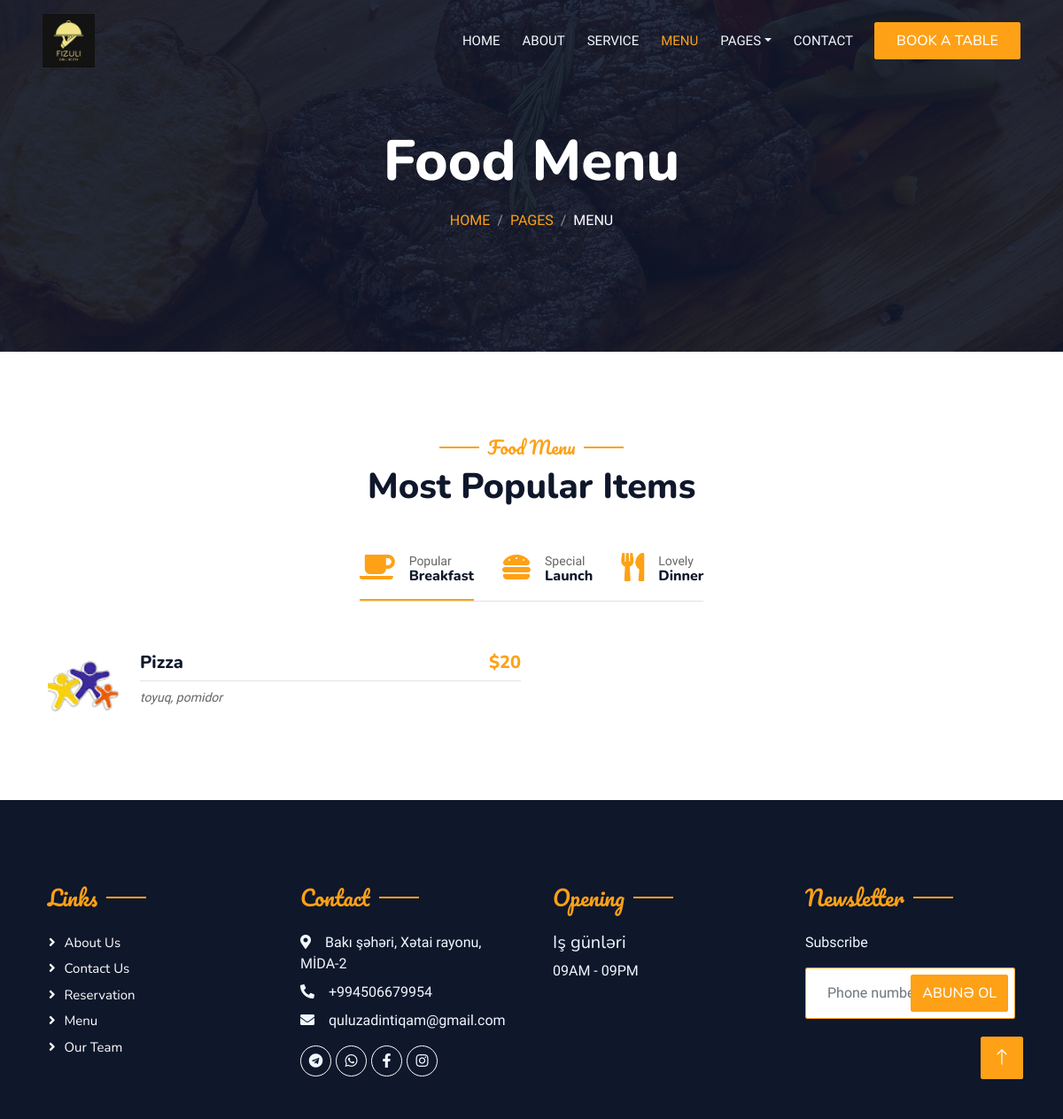
The app's page /menu/, older data.
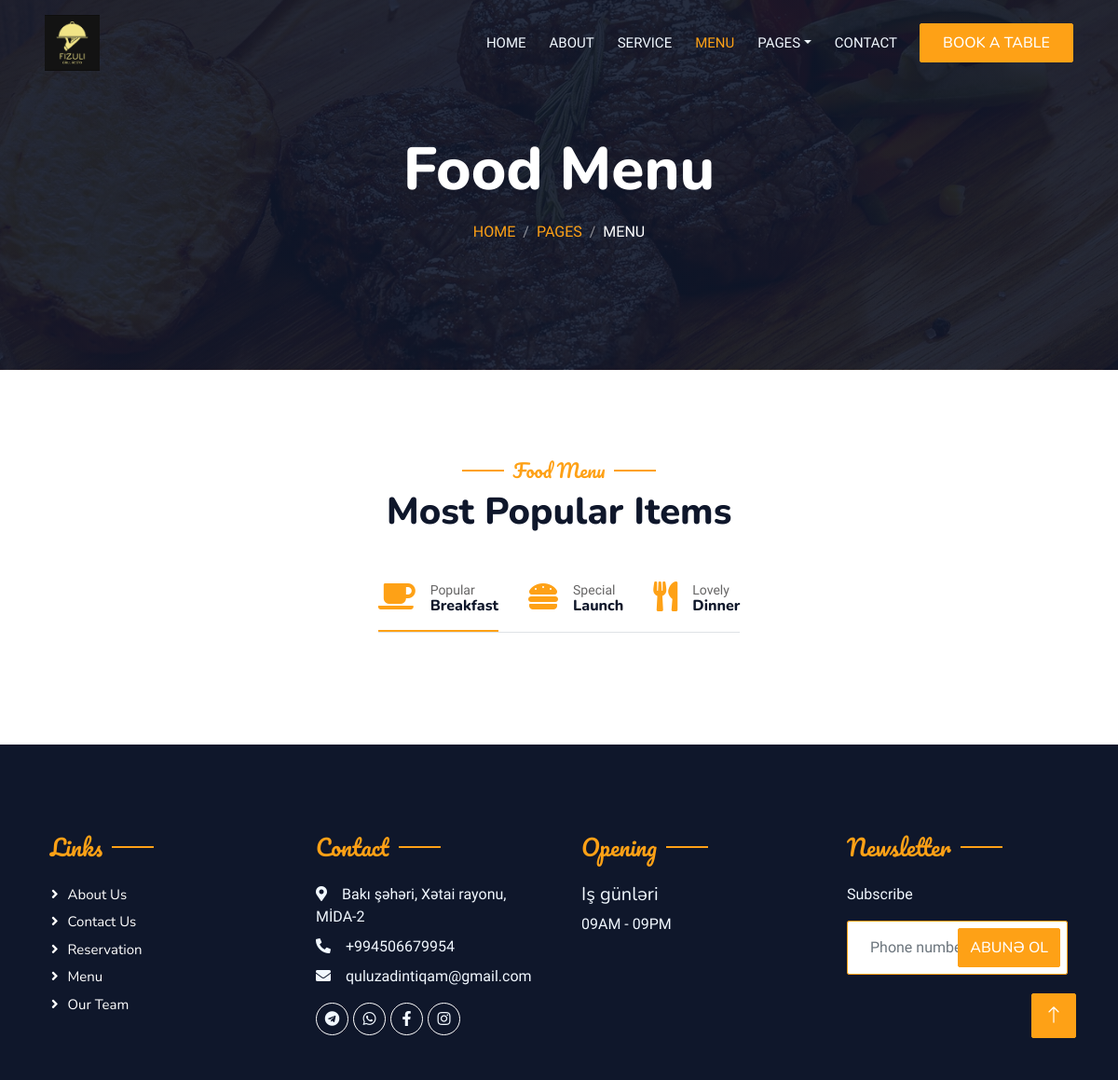
The same page, newer data.
### restaurant/models.py (models this page shows, shortened)
class MainDetails(DateMixin, SlugMixin):
    location = models.TextField(verbose_name="Ünvan")
    phone_number = models.TextField(verbose_name="Əlaqə nömrəsi")
    email = models.EmailField(verbose_name="E-mail")
    working_time = models.TextField(verbose_name="İş vaxtları")
    logo = models.ImageField(upload_to=Uploader.upload_photo_for_logo, verbose_name="Saytın loqosu")
    video_url = models.TextField(verbose_name="Video linki", null=True, blank=True)
    class Meta:
        ordering = ("-created_at",)
        verbose_name = "Əsas məlumat"
        verbose_name_plural = "Əsas məlumatlar"

class Menu(DateMixin, SlugMixin):
    category = models.ForeignKey(Category, on_delete=models.SET_NULL, null=True, blank=True)
    image = models.ImageField(upload_to=Uploader.upload_photo_for_menu, verbose_name="Yeməyin şəkili",
                              help_text="80x80")
    food_name = models.CharField(max_length=255, verbose_name="Yeməyin adı")
    receipt = models.CharField(max_length=255, verbose_name="Yeməyin tərkibi")
    price = models.CharField(max_length=255, verbose_name="Yeməyin qiyməti")
    class Meta:
        ordering = ("-created_at",)
        verbose_name = "Menyu"
        verbose_name_plural = "Menyu"

class SocialMedia(DateMixin, SlugMixin):
    social_media = models.CharField(max_length=255, choices=SOCIAL_CHOICES, verbose_name="Sosial media")
    link = models.TextField(verbose_name="Sosial media linki")
    class Meta:
        ordering = ("-created_at", )
        verbose_name = "Sosial media hesab"
        verbose_name_plural = "Sosial media hesabları"

### restaurant/views.py (the view)
# urls.py: path("menu/", menu_view, name='menu'),
def menu_view(request):
    foods = Menu.objects.order_by("-created_at").filter(category__name='Popular Breakfast')
    context = {
        "foods": foods,
    }
    return render(request, "menu.html", context)

### restaurant/context_processors.py (called while the page is built)
def total_view(request):
    myvalue = request.POST.get("subscribe")
    if myvalue:
        obj = Subscribe(phone_number=myvalue)
        obj.save()
    details = MainDetails.objects.first()
    socials = SocialMedia.objects.all()
    return {"details": details, "socials": socials}

### templates/menu.html (shortened to what this page needs)
{% extends 'base.html' %}
{% load static %}
{% block body %}
            <div class="container-xxl py-5 bg-dark hero-header mb-5">
                <div class="container text-center my-5 pt-5 pb-4">
                    <h1 class="display-3 text-white mb-3 animated slideInDown">Food Menu</h1>
                    <nav aria-label="breadcrumb">
                        <ol class="breadcrumb justify-content-center text-uppercase">
                            <li class="breadcrumb-item"><a href="#">Home</a></li>
                            <li class="breadcrumb-item"><a href="#">Pages</a></li>
                            <li class="breadcrumb-item text-white active" aria-current="page">Menu</li>
                        </ol>
                    </nav>
                </div>
            </div>
        </div>
        <div class="container-xxl py-5">
            <div class="container">
                <div class="text-center wow fadeInUp" data-wow-delay="0.1s">
                    <h5 class="section-title ff-secondary text-center text-primary fw-normal">Food Menu</h5>
                    <h1 class="mb-5">Most Popular Items</h1>
                </div>
                <div class="tab-class text-center wow fadeInUp" data-wow-delay="0.1s">
                    <ul class="nav nav-pills d-inline-flex justify-content-center border-bottom mb-5">
                        <li class="nav-item">
                            <a class="d-flex align-items-center text-start mx-3 ms-0 pb-3 active" data-bs-toggle="pill" href="#tab-1">
                                <i class="fa fa-coffee fa-2x text-primary"></i>
                                <div class="ps-3">
                                    <small class="text-body">Popular</small>
                                    <h6 class="mt-n1 mb-0">Breakfast</h6>
                                </div>
                            </a>
                        </li>
                        <li class="nav-item">
                            <a class="d-flex align-items-center text-start mx-3 pb-3" data-bs-toggle="pill" href="#tab-2">
                                <i class="fa fa-hamburger fa-2x text-primary"></i>
                                <div class="ps-3">
                                    <small class="text-body">Special</small>
                                    <h6 class="mt-n1 mb-0">Launch</h6>
                                </div>
                            </a>
                        </li>
                        <li class="nav-item">
                            <a class="d-flex align-items-center text-start mx-3 me-0 pb-3" data-bs-toggle="pill" href="#tab-3">
                                <i class="fa fa-utensils fa-2x text-primary"></i>
                                <div class="ps-3">
                                    <small class="text-body">Lovely</small>
                                    <h6 class="mt-n1 mb-0">Dinner</h6>
                                </div>
                            </a>
                        </li>
                    </ul>
                    <div class="tab-content">
                        <div id="tab-1" class="tab-pane fade show p-0 active">
                            <div class="row g-4">
                                {% for i in foods %}
                                <div class="col-lg-6">
                                    <div class="d-flex align-items-center">
                                        <img class="flex-shrink-0 img-fluid rounded" alt="" style="width: 80px;" src="{{i.image.url}}">
                                        <div class="w-100 d-flex flex-column text-start ps-4">
                                            <h5 class="d-flex justify-content-between border-bottom pb-2">
                                                <span>{{i.food_name}}</span>
                                                <span class="text-primary">${{i.price}}</span>
                                            </h5>
                                            <small class="fst-italic">{{i.receipt}}</small>
                                        </div>
                                    </div>
                                </div>
                                {% endfor %}
                            </div>
                        </div>
                    </div>
                </div>
            </div>
        </div>
       {% endblock body %}

### templates/base.html (shortened to what this page needs)
{% load static %}
<!DOCTYPE html>
<html lang="en">
<head>
    <link href="https://cdnjs.cloudflare.com/ajax/libs/font-awesome/5.10.0/css/all.min.css" rel="stylesheet">
    <link href="https://cdn.jsdelivr.net/npm/bootstrap-icons@1.4.1/font/bootstrap-icons.css" rel="stylesheet">
    <link href="{% static 'lib/animate/animate.min.css' %}" rel="stylesheet">
    <link href="{% static 'lib/owlcarousel/assets/owl.carousel.min.css' %}" rel="stylesheet">
    <link href="{% static 'lib/tempusdominus/css/tempusdominus-bootstrap-4.min.css' %}" rel="stylesheet" />
    <link rel="stylesheet" href="https://cdnjs.cloudflare.com/ajax/libs/bootstrap/5.3.2/css/bootstrap.min.css" />
    <link href="{% static 'css/bootstrap.min.css' %}" rel="stylesheet">
    <link href="{% static 'css/style.css' %}" rel="stylesheet">
</head>
<body>
    <div class="container-xxl bg-white p-0">
        <div class="container-xxl position-relative p-0">
            <nav class="navbar navbar-expand-lg navbar-dark bg-dark px-4 px-lg-5 py-3 py-lg-0">
                <a href="{% url 'home' %}" class="navbar-brand p-0">
                    <h1 class="text-primary m-0"><img src="{{details.logo.url}}" alt=""></h1>
                </a>
                <div class="collapse navbar-collapse" id="navbarCollapse">
                    <div class="navbar-nav ms-auto py-0 pe-4">
                        <a href="{% url 'home' %}" class="nav-item nav-link {% if request.path == '/' %}  active {% endif %}">Home</a>
                        <a href="{% url 'about' %}" class="nav-item nav-link {% if request.path == '/about/' %}  active {% endif %}">About</a>
                        <a href="{% url 'service' %}" class="nav-item nav-link {% if request.path == '/service/' %}  active {% endif %}">Service</a>
                        <a href="{% url 'menu' %}" class="nav-item nav-link {% if request.path == '/menu/' %}  active {% endif %}">Menu</a>
                        <div class="nav-item dropdown">
                            <a href="#" class="nav-link dropdown-toggle" data-bs-toggle="dropdown">Pages</a>
                        </div>
                        <a href="{% url 'contact' %}" class="nav-item nav-link {% if request.path == '/contact/' %}  active {% endif %}">Contact</a>
                    </div>
                    <a href="{% url 'booking' %}" class="btn btn-primary py-2 px-4">Book A Table</a>
                </div>
            </nav>
            {% block body %}
            {% endblock body %}
        <div class="container-fluid bg-dark text-light footer pt-5 mt-5 wow fadeIn" data-wow-delay="0.1s">
            <div class="container py-5">
                <div class="row g-5">
                    <div class="col-lg-3 col-md-6">
                        <h4 class="section-title ff-secondary text-start text-primary fw-normal mb-4">Links</h4>
                        <a class="btn btn-link" href="{% url 'about' %}">About Us</a>
                        <a class="btn btn-link" href="{% url 'contact' %}">Contact Us</a>
                        <a class="btn btn-link" href="{% url 'booking' %}">Reservation</a>
                        <a class="btn btn-link" href="{% url 'menu' %}">Menu</a>
                        <a class="btn btn-link" href="{% url 'team' %}">Our Team</a>
                    </div>
                    <div class="col-lg-3 col-md-6">
                        <h4 class="section-title ff-secondary text-start text-primary fw-normal mb-4">Contact</h4>
                        <p class="mb-2"><i class="fa fa-map-marker-alt me-3"></i>{{details.location}}</p>
                        <p class="mb-2"><i class="fa fa-phone-alt me-3"></i>{{details.phone_number}}</p>
                        <p class="mb-2"><i class="fa fa-envelope me-3"></i>{{details.email}}</p>
                        <div class="d-flex pt-2">
                           {% for s in socials %}
                            {% if s.social_media == 'wp' %}
                            <a class="btn btn-outline-light btn-social" href="https://wa.me/{{s.link}}"><i class="fab fa-whatsapp"></i></a>
                            {% endif %}
                            {% if s.social_media == 'insta' %}
                            <a class="btn btn-outline-light btn-social" href="https://{{s.link}}"><i class="fab fa-instagram"></i></a>
                            {% endif %}
                            {% if s.social_media == 'telegram' %}
                            <a class="btn btn-outline-light btn-social" href="https://t.me/{{s.link}}"><i class="fab fa-telegram"></i></a>
                            {% endif %}
                            {% if s.social_media == 'fb' %}
                            <a class="btn btn-outline-light btn-social" href="https://{{s.link}}"><i class="fab fa-facebook-f"></i></a>
                            {% endif %}
                            {% endfor %}
                        </div>
                    </div>
                    <div class="col-lg-3 col-md-6">
                        <h4 class="section-title ff-secondary text-start text-primary fw-normal mb-4">Opening</h4>
                        <h5 class="text-light fw-normal">Iş günləri</h5>
                        <p>{{details.working_time}}</p>
                    </div>
                    <div class="col-lg-3 col-md-6">
                        <h4 class="section-title ff-secondary text-start text-primary fw-normal mb-4">Newsletter</h4>
                        <p>Subscribe</p>
                        <div class="position-relative mx-auto" style="max-width: 400px;">
                            <form method="post">
                            <button type="submit" class="btn btn-primary py-2 position-absolute top-0 end-0 mt-2 me-2">Abunə ol</button>
                       </form>
                        </div>
                    </div>
                </div>
            </div>
        </div>
        <a href="#" class="btn btn-lg btn-primary btn-lg-square back-to-top"><i class="bi bi-arrow-up"></i></a>
    </div>
</body>
</html>

### static/css/style.css (style rules this page uses)
:root { --primary: #FEA116; --light: #F1F8FF; --dark: #0F172B; }
.ff-secondary { font-family: 'Pacifico', cursive; }
.back-to-top { position: fixed; display: none; right: 45px; bottom: 45px; z-index: 99; }
.btn { font-family: 'Nunito', sans-serif; font-weight: 500; text-transform: uppercase; transition: .5s; }
.btn.btn-primary, .btn.btn-secondary { color: #FFFFFF; }
.btn-lg-square { width: 48px; height: 48px; }
.btn-square, .btn-sm-square, .btn-lg-square { padding: 0; display: flex; align-items: center; justify-content: center; font-weight: normal; border-radius: 2px; }
.navbar-dark .navbar-nav .nav-link { position: relative; margin-left: 25px; padding: 35px 0; font-size: 15px; color: var(--light) !important; text-transform: uppercase; font-weight: 500; outline: none; transition: .5s; }
.navbar-dark .navbar-nav .nav-link:hover, .navbar-dark .navbar-nav .nav-link.active { color: var(--primary) !important; }
.navbar-dark .navbar-brand img { max-height: 60px; transition: .5s; }
@media (min-width: 992px) { .navbar-dark { position: absolute; width: 100%; top: 0; left: 0; z-index: 999; background: transparent !important; } }
.hero-header { background: linear-gradient(rgba(15, 23, 43, .9), rgba(15, 23, 43, .9)), url(../img/bg-hero.jpg); background-position: center center; background-repeat: no-repeat; background-size: cover; }
.breadcrumb-item + .breadcrumb-item::before { color: rgba(255, 255, 255, .5); }
.section-title { position: relative; display: inline-block; }
.section-title::before { position: absolute; content: ""; width: 45px; height: 2px; top: 50%; left: -55px; margin-top: -1px; background: var(--primary); }
.section-title::after { position: absolute; content: ""; width: 45px; height: 2px; top: 50%; right: -55px; margin-top: -1px; background: var(--primary); }
.section-title.text-start::before, .section-title.text-end::after { display: none; }
.nav-pills .nav-item .active { border-bottom: 2px solid var(--primary); }
.footer .btn.btn-social { margin-right: 5px; width: 35px; height: 35px; display: flex; align-items: center; justify-content: center; color: var(--light); border: 1px solid #FFFFFF; border-radius: 35px; transition: .3s; }
.footer .btn.btn-link { display: block; margin-bottom: 5px; padding: 0; text-align: left; color: #FFFFFF; font-size: 15px; font-weight: normal; text-transform: capitalize; transition: .3s; }
.footer .btn.btn-link::before { position: relative; content: "\f105"; font-family: "Font Awesome 5 Free"; font-weight: 900; margin-right: 10px; }

Row changes from the older to the newer data that the page shows:
no longer on this page (row edited): Menu: image (picture), food_name "Pizza", price "20", receipt "toyuq, pomidor"
